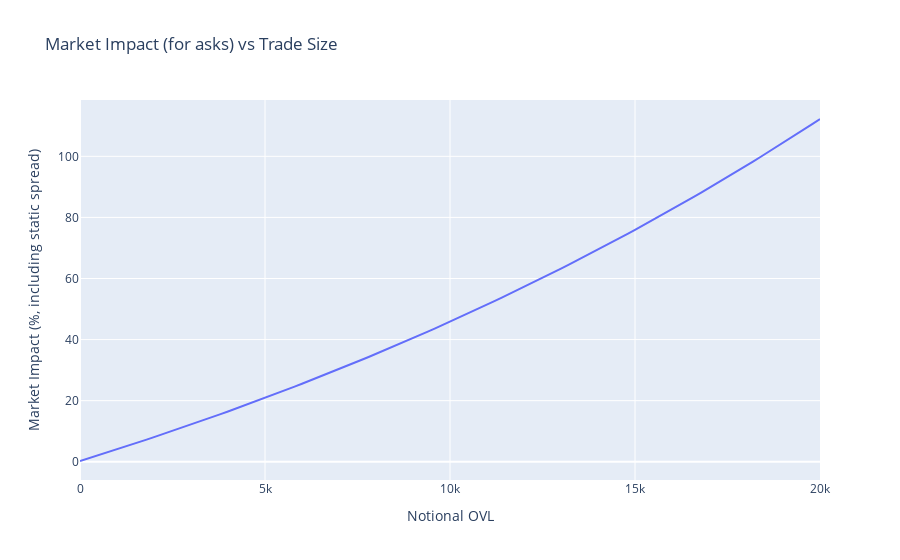
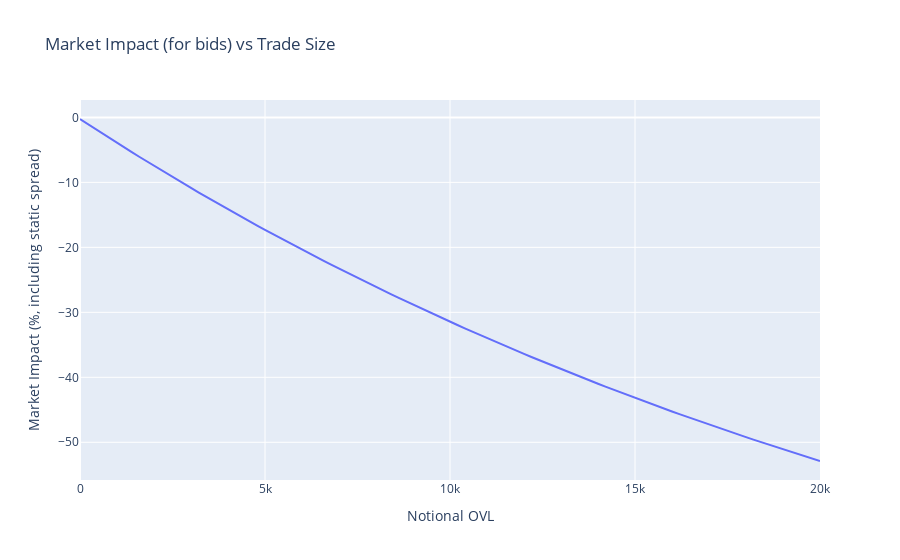

The code cell stored with these charts, in order, in its notebook:
### Code cell
base_price = 1
ask_list = []
bid_list = []
oi_perc_range = np.arange(0, 101, 1)
for oi_perc in oi_perc_range:
    bid_ask_inputs = (
        base_price,
        input_params['delta']/1e18,
        input_params['lambda']/1e18,
        oi_perc/100
    )
    ask_list.append(
        vdp.ask(*bid_ask_inputs)
    )
    bid_list.append(
        vdp.bid(*bid_ask_inputs)
    )

ask_perc = [(ask - 1) * 100 for ask in ask_list]
bid_perc = [(bid - 1) * 100 for bid in bid_list]
notional_ovl = [(oi_perc/100) * input_params['capNotional']/1e18 for oi_perc in oi_perc_range]

# Plot ask_perc vs oi_perc
fig_ask = px.line(
    x=notional_ovl, y=ask_perc,
    labels={'x': 'Notional OVL', 'y': 'Market Impact (%, including static spread)'},
    title='Market Impact (for asks) vs Trade Size'
)
fig_ask.show()

# Plot bid_perc vs oi_perc
fig_bid = px.line(
    x=notional_ovl, y=bid_perc,
    labels={'x': 'Notional OVL', 'y': 'Market Impact (%, including static spread)'},
    title='Market Impact (for bids) vs Trade Size'
)
fig_bid.show()

### Figure 1 — Plotly figure (JSON) as saved in the notebook; plotly's stock layout.template omitted (floating-point values rounded to 4 significant figures)
{"data": [{"hovertemplate": "Notional OVL=%{x}<br>Market Impact (%, including static spread)=%{y}<extra></extra>", "legendgroup": "", "line": {"color": "#636efa", "dash": "solid"}, "marker": {"symbol": "circle"}, "mode": "lines", "name": "", "orientation": "v", "showlegend": false, "type": "scatter", "x": [0, 200, 400, 600, 800, 1000, 1200, 1400.0, 1600, 1800, 2000, 2200, 2400, 2600, 2800.0, 3000, 3200, 3400, 3600, 3800, 4000, 4200, 4400, 4600, 4800, 5000, 5200, 5400, 5600.0, 5800, 6000, 6200, 6400, 6600, 6800, 7000, 7200, 7400, 7600, 7800, 8000, 8200, 8400, 8600, 8800, 9000, 9200, 9400.0, 9600, 9800, 10000, 10200, 10400, 10600, 10800, 11000, 11200.0, 11400, 11600, 11800, 12000, 12200, 12400, 12600, 12800, 13000, 13200, 13400, 13600, 13800.0, 14000, 14200, 14400, 14600, 14800, 15000, 15200, 15400, 15600, 15800, 16000, 16200.0, 16400, 16600, 16800, 17000, 17200, 17400, 17600, 17800, 18000, 18200, 18400, 18600, 18800.0, 19000.0, 19200, 19400.0, 19600, 19800.0, 20000], "xaxis": "x", "y": [0.2478, 1.002, 1.763, 2.529, 3.301, 4.078, 4.862, 5.651, 6.447, 7.248, 8.056, 8.869, 9.689, 10.51, 11.35, 12.18, 13.03, 13.88, 14.74, 15.6, 16.47, 17.35, 18.23, 19.12, 20.02, 20.92, 21.83, 22.75, 23.67, 24.6, 25.54, 26.49, 27.44, 28.4, 29.37, 30.34, 31.32, 32.31, 33.31, 34.31, 35.32, 36.34, 37.37, 38.4, 39.44, 40.49, 41.55, 42.61, 43.69, 44.77, 45.86, 46.96, 48.06, 49.18, 50.3, 51.43, 52.57, 53.72, 54.88, 56.05, 57.22, 58.4, 59.6, 60.8, 62.01, 63.23, 64.46, 65.69, 66.94, 68.2, 69.46, 70.74, 72.03, 73.32, 74.63, 75.94, 77.26, 78.6, 79.94, 81.3, 82.66, 84.04, 85.42, 86.82, 88.23, 89.64, 91.07, 92.51, 93.96, 95.42, 96.89, 98.37, 99.87, 101.4, 102.9, 104.4, 106.0, 107.5, 109.1, 110.6, 112.2], "yaxis": "y"}], "layout": {"legend": {"tracegroupgap": 0}, "title": {"text": "Market Impact (for asks) vs Trade Size"}, "xaxis": {"anchor": "y", "domain": [0, 1], "title": {"text": "Notional OVL"}}, "yaxis": {"anchor": "x", "domain": [0, 1], "title": {"text": "Market Impact (%, including static spread)"}}}}

### Figure 2 — Plotly figure (JSON) as saved in the notebook; plotly's stock layout.template omitted (floating-point values rounded to 4 significant figures)
{"data": [{"hovertemplate": "Notional OVL=%{x}<br>Market Impact (%, including static spread)=%{y}<extra></extra>", "legendgroup": "", "line": {"color": "#636efa", "dash": "solid"}, "marker": {"symbol": "circle"}, "mode": "lines", "name": "", "orientation": "v", "showlegend": false, "type": "scatter", "x": [0, 200, 400, 600, 800, 1000, 1200, 1400.0, 1600, 1800, 2000, 2200, 2400, 2600, 2800.0, 3000, 3200, 3400, 3600, 3800, 4000, 4200, 4400, 4600, 4800, 5000, 5200, 5400, 5600.0, 5800, 6000, 6200, 6400, 6600, 6800, 7000, 7200, 7400, 7600, 7800, 8000, 8200, 8400, 8600, 8800, 9000, 9200, 9400.0, 9600, 9800, 10000, 10200, 10400, 10600, 10800, 11000, 11200.0, 11400, 11600, 11800, 12000, 12200, 12400, 12600, 12800, 13000, 13200, 13400, 13600, 13800.0, 14000, 14200, 14400, 14600, 14800, 15000, 15200, 15400, 15600, 15800, 16000, 16200.0, 16400, 16600, 16800, 17000, 17200, 17400, 17600, 17800, 18000, 18200, 18400, 18600, 18800.0, 19000.0, 19200, 19400.0, 19600, 19800.0, 20000], "xaxis": "x", "y": [-0.2472, -0.9925, -1.732, -2.467, -3.195, -3.919, -4.637, -5.349, -6.056, -6.758, -7.455, -8.146, -8.833, -9.514, -10.19, -10.86, -11.53, -12.19, -12.84, -13.5, -14.14, -14.78, -15.42, -16.05, -16.68, -17.3, -17.92, -18.53, -19.14, -19.75, -20.35, -20.94, -21.53, -22.12, -22.7, -23.28, -23.85, -24.42, -24.98, -25.54, -26.1, -26.65, -27.2, -27.75, -28.29, -28.82, -29.35, -29.88, -30.4, -30.92, -31.44, -31.95, -32.46, -32.97, -33.47, -33.96, -34.46, -34.95, -35.43, -35.92, -36.39, -36.87, -37.34, -37.81, -38.27, -38.74, -39.19, -39.65, -40.1, -40.55, -40.99, -41.43, -41.87, -42.3, -42.73, -43.16, -43.59, -44.01, -44.43, -44.84, -45.25, -45.66, -46.07, -46.47, -46.87, -47.27, -47.66, -48.05, -48.44, -48.83, -49.21, -49.59, -49.97, -50.34, -50.71, -51.08, -51.45, -51.81, -52.17, -52.53, -52.88], "yaxis": "y"}], "layout": {"legend": {"tracegroupgap": 0}, "title": {"text": "Market Impact (for bids) vs Trade Size"}, "xaxis": {"anchor": "y", "domain": [0, 1], "title": {"text": "Notional OVL"}}, "yaxis": {"anchor": "x", "domain": [0, 1], "title": {"text": "Market Impact (%, including static spread)"}}}}
